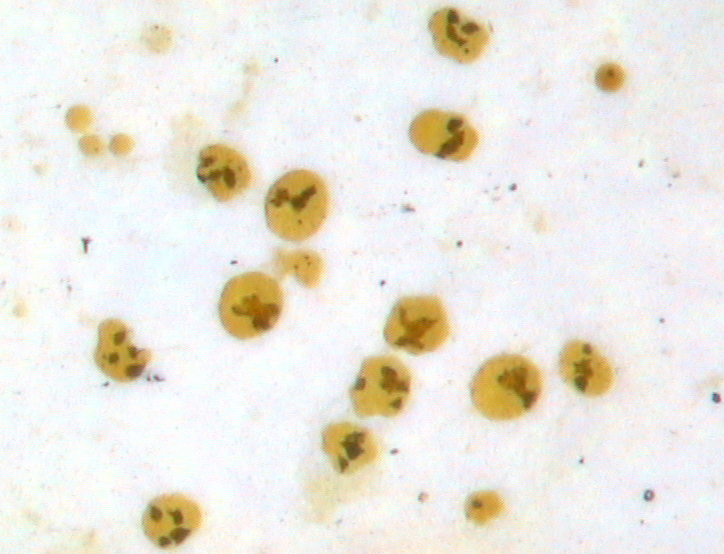
#> input picture cells.bmp, 724 x 554 px
$ python segmentation.py
#> lines starting #> are read from the running program, lines starting #| are printed output that depends on the picture; after the words box and inside, x2 and y2 are one past the last pixel; in counts of white or black regions, pixels touching at a corner belong together
import numpy as np
import matplotlib.pyplot as plt
from PIL import Image

# cells image reading and show
img = Image.open('cells.bmp')
#> img is the input picture: PIL image 724x554 RGB; mean R, G, B 236.6, 233.3, 225.2
img = img.convert('L')
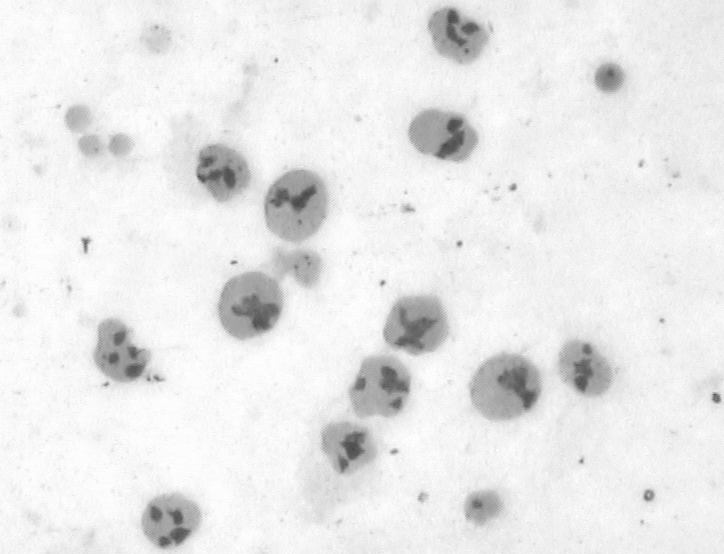
#> img: PIL image 724x554 L; min 72, max 254, mean 233.3
img = np.array(img)
plt.figure(1)
plt.imshow(img, 'gray')
plt.title('Grey-scale Map')

# show histogaram
bins = np.arange(256)
hist, _ = np.histogram(img, np.hstack((bins, np.array([256]))))
#> hist = 256 values, max 22456 at index 245, min 0 at index 0, mean 1566.8
plt.figure(2)
plt.bar(bins, hist)
plt.title('Histogram')

# solve otsu threshold
N = img.size
#> N = 401096
hist_norm = hist / N
#> hist_norm = 256 values, max 0.056 at index 245, min 0 at index 0, mean 0.00391
max_delta2 = 0
for T in range(255):
    mu0 = 0
    mu1 = 0
    omega0 = np.sum(hist_norm[0:T+1])
    omega1 = 1-omega0
    for i in range(T+1):
        mu0 = mu0 + i * hist_norm[i]
    if omega0 != 0:
        mu0 = mu0 / omega0
    for i in range(T+1, 256):
        mu1 = mu1 + i * hist_norm[i]
    if omega1 != 0:
        mu1 = mu1 / omega1
    delta2 = omega0 * omega1 * (mu0-mu1)**2
    if max_delta2 < delta2:
        max_delta2 = delta2
        threshold = T
#> this loop made 255 passes
#> (omega0, omega1, max_delta2) on passes 73 to 84: (4.99e-06, 1, 0.13), (7.48e-06, 1, 0.194), (1.5e-05, 1, 0.384), (3.49e-05, 1, 0.884), (4.99e-05, 1, 1.25), (8.48e-05, 1, 2.11), (0.00013, 1, 3.19), (0.000202, 1, 4.91), (0.000254, 1, 6.14), (0.000322, 1, 7.71), (0.000421, 1, 9.99), (0.000588, 0.999, 13.77)
#> (omega0, omega1) on passes 1 to 6: (0, 1), (0, 1), (0, 1), (0, 1), (0, 1), (0, 1)
#> after the loop, max_delta2 = 616.7; threshold = 199
print('the otsu threshold is', threshold)
#| the otsu threshold is 199

# image segmentation
img[img > threshold] = 255
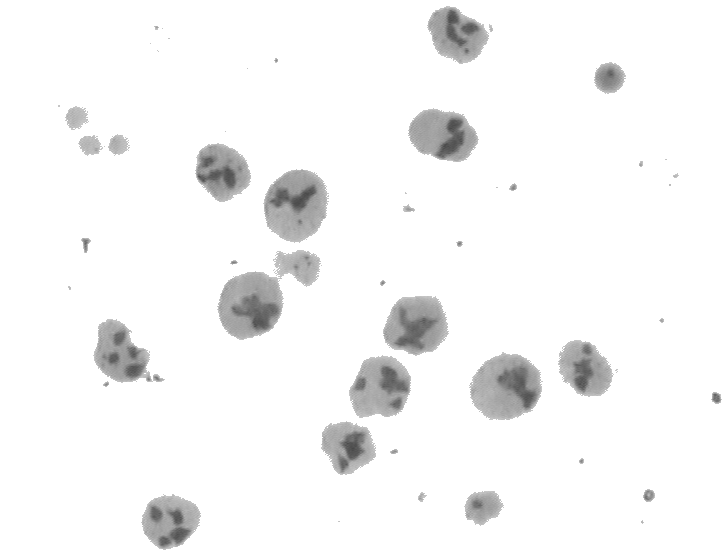
#> img: shape (554, 724); min 72, max 255, mean 245.6
img[img != 255] = 0
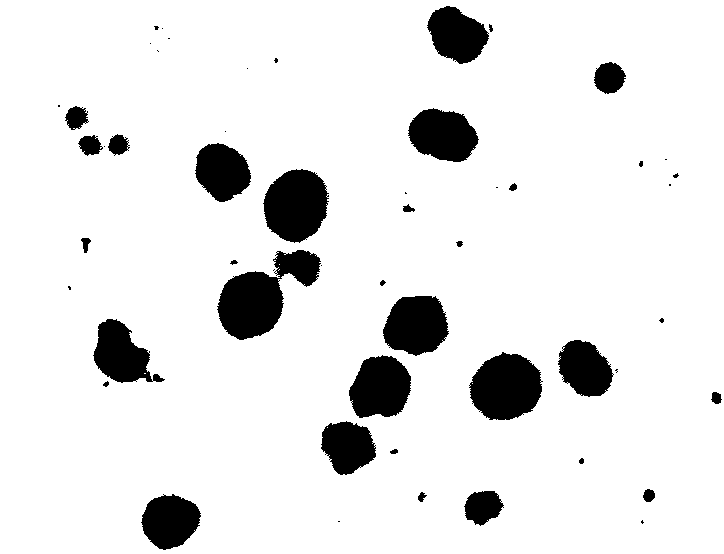
#> img: shape (554, 724); 90.4% white; 53 black regions (22 under 20 px), largest, box (x1, y1, x2, y2) and area: (217, 250, 321, 340) 4650, (469, 352, 543, 420) 3727, (263, 169, 329, 243) 3638
plt.figure(3)
plt.imshow(img,'gray')
plt.title('Segmentation Picture')

# show all
plt.show()
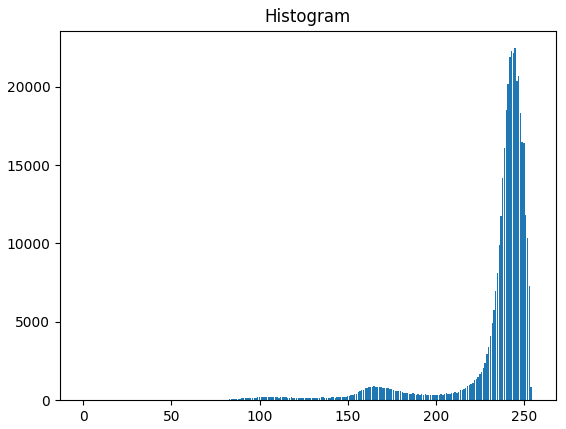
#> figure drawn by matplotlib, 1 panel; tallest bar 22456 high, from x = 244.6 to 245.4
